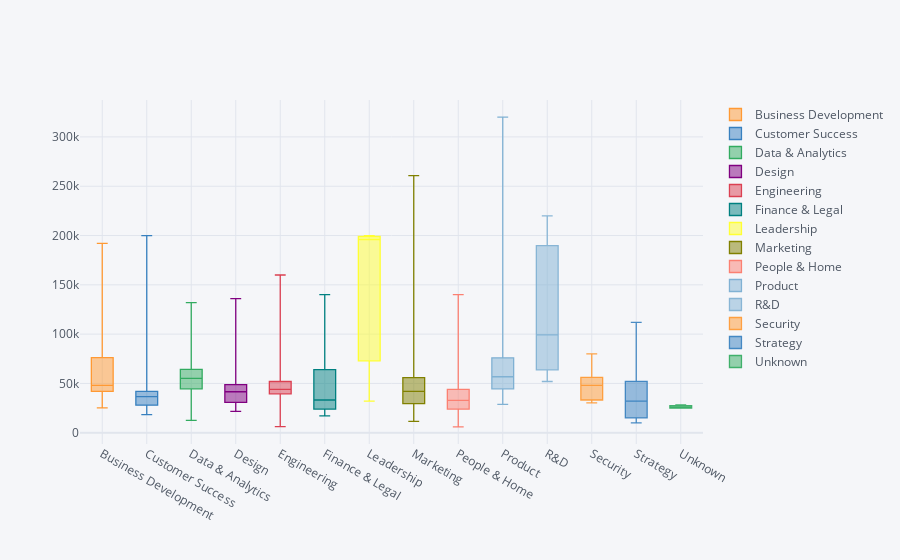

Notebook cell for this chart:
### Code cell
df[['Division', 'Pay rate']].pivot(columns='Division', values='Pay rate').iplot(kind='box')

### Figure 1 — Plotly figure (JSON) as saved in the notebook; plotly's stock layout.template omitted (floating-point values rounded to 4 significant figures; data arrays with more than 128 entries replaced by an {"elided": "..."} marker saying what was removed)
{"data": [{"boxpoints": false, "line": {"width": 1.3}, "marker": {"color": "rgba(255, 153, 51, 1.0)"}, "name": "Business Development", "orientation": "v", "type": "box", "y": {"elided": "607 int values"}}, {"boxpoints": false, "line": {"width": 1.3}, "marker": {"color": "rgba(55, 128, 191, 1.0)"}, "name": "Customer Success", "orientation": "v", "type": "box", "y": {"elided": "607 int values"}}, {"boxpoints": false, "line": {"width": 1.3}, "marker": {"color": "rgba(50, 171, 96, 1.0)"}, "name": "Data & Analytics", "orientation": "v", "type": "box", "y": {"elided": "607 int values"}}, {"boxpoints": false, "line": {"width": 1.3}, "marker": {"color": "rgba(128, 0, 128, 1.0)"}, "name": "Design", "orientation": "v", "type": "box", "y": {"elided": "607 int values"}}, {"boxpoints": false, "line": {"width": 1.3}, "marker": {"color": "rgba(219, 64, 82, 1.0)"}, "name": "Engineering", "orientation": "v", "type": "box", "y": {"elided": "607 int values"}}, {"boxpoints": false, "line": {"width": 1.3}, "marker": {"color": "rgba(0, 128, 128, 1.0)"}, "name": "Finance & Legal", "orientation": "v", "type": "box", "y": {"elided": "607 int values"}}, {"boxpoints": false, "line": {"width": 1.3}, "marker": {"color": "rgba(255, 255, 51, 1.0)"}, "name": "Leadership", "orientation": "v", "type": "box", "y": {"elided": "607 int values"}}, {"boxpoints": false, "line": {"width": 1.3}, "marker": {"color": "rgba(128, 128, 0, 1.0)"}, "name": "Marketing", "orientation": "v", "type": "box", "y": {"elided": "607 int values"}}, {"boxpoints": false, "line": {"width": 1.3}, "marker": {"color": "rgba(251, 128, 114, 1.0)"}, "name": "People & Home", "orientation": "v", "type": "box", "y": {"elided": "607 int values"}}, {"boxpoints": false, "line": {"width": 1.3}, "marker": {"color": "rgba(128, 177, 211, 1.0)"}, "name": "Product", "orientation": "v", "type": "box", "y": {"elided": "607 int values"}}, {"boxpoints": false, "line": {"width": 1.3}, "marker": {"color": "rgba(128, 177, 211, 0.8999999999999999)"}, "name": "R&D", "orientation": "v", "type": "box", "y": {"elided": "607 int values"}}, {"boxpoints": false, "line": {"width": 1.3}, "marker": {"color": "rgba(255, 153, 51, 0.8999999999999999)"}, "name": "Security", "orientation": "v", "type": "box", "y": {"elided": "607 int values"}}, {"boxpoints": false, "line": {"width": 1.3}, "marker": {"color": "rgba(55, 128, 191, 0.8999999999999999)"}, "name": "Strategy", "orientation": "v", "type": "box", "y": {"elided": "607 int values"}}, {"boxpoints": false, "line": {"width": 1.3}, "marker": {"color": "rgba(50, 171, 96, 0.8999999999999999)"}, "name": "Unknown", "orientation": "v", "type": "box", "y": {"elided": "607 int values"}}], "layout": {"legend": {"bgcolor": "#F5F6F9", "font": {"color": "#4D5663"}}, "paper_bgcolor": "#F5F6F9", "plot_bgcolor": "#F5F6F9", "title": {"font": {"color": "#4D5663"}}, "xaxis": {"gridcolor": "#E1E5ED", "showgrid": true, "tickfont": {"color": "#4D5663"}, "title": {"font": {"color": "#4D5663"}, "text": ""}, "zerolinecolor": "#E1E5ED"}, "yaxis": {"gridcolor": "#E1E5ED", "showgrid": true, "tickfont": {"color": "#4D5663"}, "title": {"font": {"color": "#4D5663"}, "text": ""}, "zerolinecolor": "#E1E5ED"}}}
